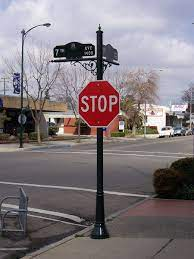
#> input picture template/3.png, 194 x 259 px
$ python test2.py
#> lines starting #> are read from the running program, lines starting #| are printed output that depends on the picture
import cv2 as cv
import numpy as np
from matplotlib import pyplot as plt
img = cv.imread('3.png', cv.IMREAD_GRAYSCALE)
#> img: shape (259, 194); min 0, max 255, mean 123.6
assert img is not None, "file could not be read, check with os.path.exists()"
img2 = img.copy()
template = cv.imread('stop.png', cv.IMREAD_GRAYSCALE)
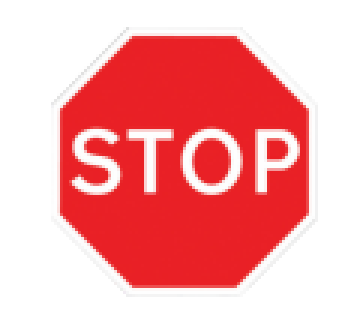
#> input picture template/stop.png, 116 x 111 px (shown 3 times larger)
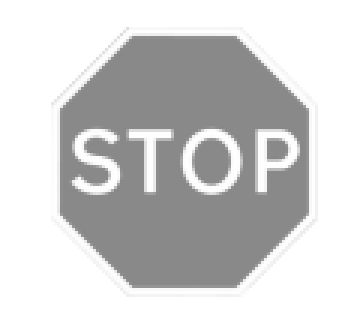
#> template: shape (111, 116) (shown 3 times larger); min 136, max 255, mean 207.1
assert template is not None, "file could not be read, check with os.path.exists()"
w, h = template.shape[::-1]
#> w = 116; h = 111
# All the 6 methods for comparison in a list
methods = ['cv.TM_CCOEFF', 'cv.TM_CCOEFF_NORMED', 'cv.TM_CCORR',
            'cv.TM_CCORR_NORMED', 'cv.TM_SQDIFF', 'cv.TM_SQDIFF_NORMED']
for meth in methods:
    img = img2.copy()
    method = eval(meth)
    # Apply template Matching
    res = cv.matchTemplate(img,template,method)
    min_val, max_val, min_loc, max_loc = cv.minMaxLoc(res)
    # If the method is TM_SQDIFF or TM_SQDIFF_NORMED, take minimum
    if method in [cv.TM_SQDIFF, cv.TM_SQDIFF_NORMED]:
        top_left = min_loc
    else:
        top_left = max_loc
    bottom_right = (top_left[0] + w, top_left[1] + h)
    cv.rectangle(img,top_left, bottom_right, 255, 2)
    plt.subplot(121),plt.imshow(res,cmap = 'gray')
    plt.title('Matching Result'), plt.xticks([]), plt.yticks([])
    plt.subplot(122),plt.imshow(img,cmap = 'gray')
    plt.title('Detected Point'), plt.xticks([]), plt.yticks([])
    plt.suptitle(meth)
    plt.show()
#> this loop made 6 passes
#> (min_val, max_val, min_loc, top_left, bottom_right) on passes 1 to 4: (-9742380, 12740543, (78, 82), (33, 19), (149, 130)), (-0.241, 0.303, (0, 120), (41, 146), (157, 257)), (226798960, 437547136, (78, 148), (71, 0), (187, 111)), (0.818, 0.942, (78, 91), (39, 148), (155, 259))
#> (min_val, max_val, max_loc, top_left, bottom_right) on passes 5 to 6: (107528112, 256334672, (78, 127), (33, 0), (149, 111)), (0.224, 0.978, (78, 148), (70, 0), (186, 111))
#> pass 1, `res = cv.matchTemplate(img,template,method)`:
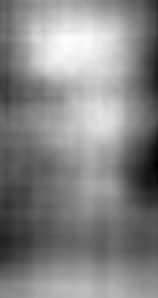
#> res: shape (149, 79) float32 (shown 2 times larger); min -9742380, max 12740543, mean 2038707.9; drawn with min black and max white
#> pass 1, `plt.show()`:
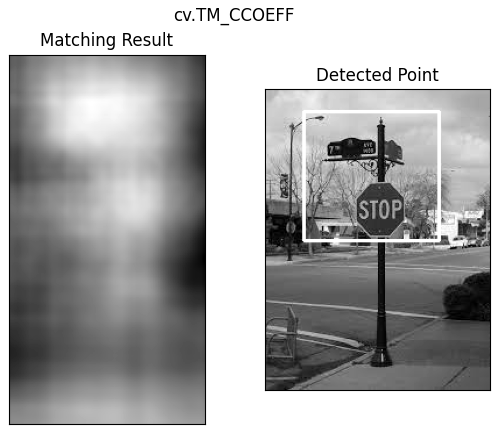
#> figure drawn by matplotlib, 2 panels
#> pass 3, `res = cv.matchTemplate(img,template,method)`:
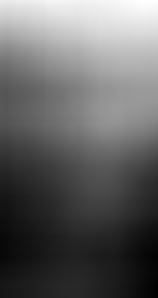
#> res: shape (149, 79) float32 (shown 2 times larger); min 226798960, max 437547136, mean 309035872; drawn with min black and max white
#> after the loop:
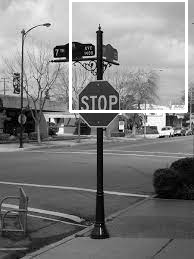
#> img: shape (259, 194); min 0, max 255, mean 126
#> after the loop:
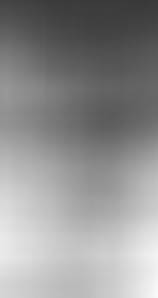
#> res: shape (149, 79) float32 (shown 2 times larger); min 0.224, max 0.978, mean 0.569
    # cv.imshow(template)
    # cv.waitKey(0)
